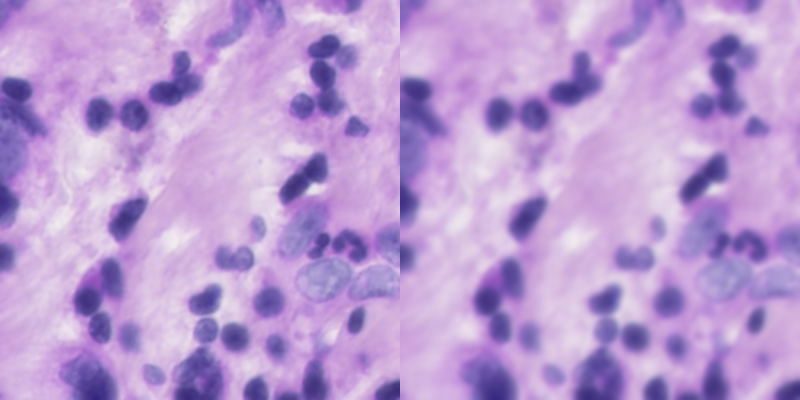
#> input picture iqsim_assets/iqsim_blur.png, 800 x 400 px
$ python -i generate_quality_simulator_assets.py   (imports and definitions only)
#> lines starting #> are read from the running program, lines starting #| are printed output that depends on the picture
#> further down, picture is the input picture: PIL image 800x400 RGB; mean R, G, B 187.9, 156.2, 211
"""
One-off generator: left = baseline H&E, right = degraded view.
Reads ../100/CD4+_T_Cells/cell_361_100.png, writes PNGs next to app.py.
"""

from __future__ import annotations

from pathlib import Path

import numpy as np
from PIL import Image, ImageEnhance, ImageFilter

REPO_ROOT = Path(__file__).resolve().parent.parent
SOURCE = REPO_ROOT / "100" / "CD4+_T_Cells" / "cell_361_100.png"
OUT_DIR = Path(__file__).resolve().parent / "iqsim_assets"
HALF = 400  # upscale each half for clearer display


def _square_base(img: Image.Image) -> Image.Image:
    img = img.convert("RGB")
    w, h = img.size
#> w = 800; h = 400
    side = min(w, h)
#> side = 400
    left = (w - side) // 2
#> left = 200
    top = (h - side) // 2
#> top = 0
    return img.crop((left, top, left + side, top + side)).resize((HALF, HALF), Image.Resampling.LANCZOS)
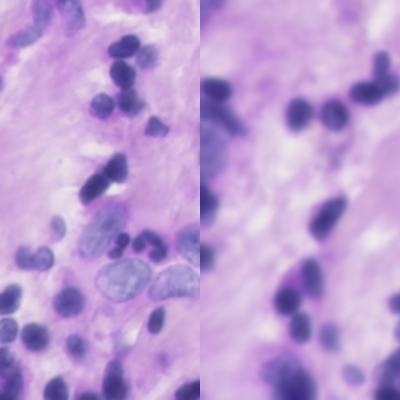
#> returned value: PIL image 400x400 RGB; mean R, G, B 187.9, 156.2, 211


# [7 lines left out: function _concat_lr, not called in this run]


def _blur(img: Image.Image) -> Image.Image:
    return img.filter(ImageFilter.GaussianBlur(radius=2.2))


def _low_brightness(img: Image.Image) -> Image.Image:
    return ImageEnhance.Brightness(img).enhance(0.42)


def _low_contrast(img: Image.Image) -> Image.Image:
    return ImageEnhance.Contrast(img).enhance(0.38)


# [37 lines left out: functions _low_resolution, _staining_variation, main, not called in this run]


# [2 lines not run here, left out]

>>> from PIL import Image
>>> picture = Image.open('iqsim_assets/iqsim_blur.png')
>>> result = _square_base(picture)
